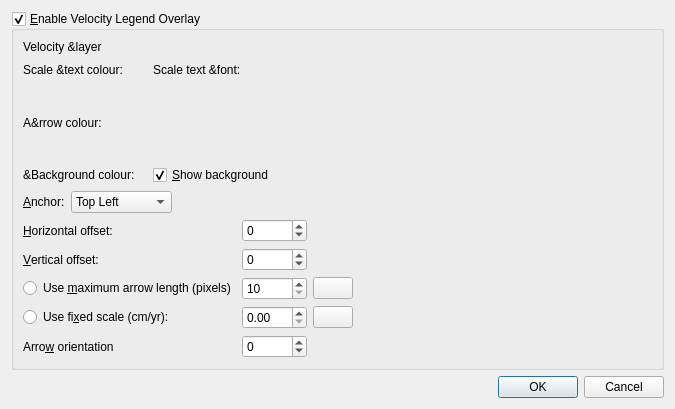
<?xml version="1.0" encoding="UTF-8"?>
<ui version="4.0">
 <class>ConfigureVelocityLegendOverlayDialog</class>
 <widget class="QDialog" name="ConfigureVelocityLegendOverlayDialog">
  <property name="geometry">
   <rect>
    <x>0</x>
    <y>0</y>
    <width>675</width>
    <height>409</height>
   </rect>
  </property>
  <property name="windowTitle">
   <string>Configure Velocity Legend Overlay</string>
  </property>
  <property name="windowIcon">
   <iconset resource="../qt-resources/qt_widgets.qrc">
    <normaloff>:/GPlates-icon-160x160-opaque.png</normaloff>:/GPlates-icon-160x160-opaque.png</iconset>
  </property>
  <property name="modal">
   <bool>true</bool>
  </property>
  <layout class="QVBoxLayout" name="verticalLayout">
   <item>
    <widget class="QGroupBox" name="velocity_legend_overlay_groupbox">
     <property name="title">
      <string>&amp;Enable Velocity Legend Overlay</string>
     </property>
     <property name="checkable">
      <bool>true</bool>
     </property>
     <property name="checked">
      <bool>true</bool>
     </property>
     <layout class="QGridLayout" name="gridLayout_3">
      <item row="1" column="0" colspan="3">
       <layout class="QGridLayout" name="gridLayout">
        <item row="1" column="0">
         <widget class="QLabel" name="label_scale_colour">
          <property name="text">
           <string>Scale &amp;text colour:</string>
          </property>
         </widget>
        </item>
        <item row="1" column="3">
         <layout class="QHBoxLayout" name="horizontalLayout_3">
          <item>
           <widget class="QLabel" name="label_scale_font">
            <property name="text">
             <string>Scale text &amp;font:</string>
            </property>
           </widget>
          </item>
          <item>
           <widget class="QWidget" name="scale_text_font_placeholder_widget" native="true"/>
          </item>
          <item>
           <spacer name="horizontalSpacer_2">
            <property name="orientation">
             <enum>Qt::Horizontal</enum>
            </property>
            <property name="sizeHint" stdset="0">
             <size>
              <width>203</width>
              <height>20</height>
             </size>
            </property>
           </spacer>
          </item>
         </layout>
        </item>
        <item row="4" column="3">
         <widget class="QCheckBox" name="checkbox_show_background">
          <property name="text">
           <string>&amp;Show background</string>
          </property>
          <property name="checked">
           <bool>true</bool>
          </property>
         </widget>
        </item>
        <item row="3" column="2" colspan="2">
         <spacer name="verticalSpacer_2">
          <property name="orientation">
           <enum>Qt::Vertical</enum>
          </property>
          <property name="sizeHint" stdset="0">
           <size>
            <width>338</width>
            <height>13</height>
           </size>
          </property>
         </spacer>
        </item>
        <item row="2" column="0" rowspan="2">
         <widget class="QLabel" name="label_arrow_colour">
          <property name="text">
           <string>A&amp;rrow colour:</string>
          </property>
         </widget>
        </item>
        <item row="1" column="1" colspan="2">
         <widget class="QWidget" name="scale_text_colour_placeholder_widget" native="true"/>
        </item>
        <item row="4" column="0">
         <widget class="QLabel" name="label_background_colour">
          <property name="text">
           <string>&amp;Background colour:</string>
          </property>
         </widget>
        </item>
        <item row="2" column="1" rowspan="2" colspan="2">
         <widget class="QWidget" name="arrow_colour_placeholder_widget" native="true"/>
        </item>
        <item row="4" column="1" colspan="2">
         <widget class="QWidget" name="background_colour_placeholder_widget" native="true"/>
        </item>
        <item row="0" column="0">
         <widget class="QLabel" name="label_velocity_layer">
          <property name="text">
           <string>Velocity &amp;layer</string>
          </property>
         </widget>
        </item>
        <item row="0" column="3">
         <widget class="QWidget" name="widget_combo_placeholder" native="true"/>
        </item>
       </layout>
      </item>
      <item row="2" column="0">
       <widget class="QLabel" name="anchor_label">
        <property name="text">
         <string>&amp;Anchor:</string>
        </property>
        <property name="buddy">
         <cstring>anchor_combobox</cstring>
        </property>
       </widget>
      </item>
      <item row="2" column="1">
       <widget class="QComboBox" name="anchor_combobox">
        <item>
         <property name="text">
          <string>Top Left</string>
         </property>
        </item>
        <item>
         <property name="text">
          <string>Top Right</string>
         </property>
        </item>
        <item>
         <property name="text">
          <string>Bottom Left</string>
         </property>
        </item>
        <item>
         <property name="text">
          <string>Bottom Right</string>
         </property>
        </item>
       </widget>
      </item>
      <item row="2" column="2">
       <spacer name="horizontalSpacer_3">
        <property name="orientation">
         <enum>Qt::Horizontal</enum>
        </property>
        <property name="sizeHint" stdset="0">
         <size>
          <width>164</width>
          <height>20</height>
         </size>
        </property>
       </spacer>
      </item>
      <item row="3" column="0" colspan="3">
       <layout class="QGridLayout" name="gridLayout_2">
        <item row="4" column="2">
         <widget class="QSpinBox" name="spinbox_angle">
          <property name="toolTip">
           <string>Arrow orientation in degrees. Zero degrees is right-pointing horizontal arrow, angle measured clockwise.</string>
          </property>
          <property name="suffix">
           <string/>
          </property>
          <property name="minimum">
           <number>-360</number>
          </property>
          <property name="maximum">
           <number>360</number>
          </property>
         </widget>
        </item>
        <item row="2" column="2">
         <widget class="QSpinBox" name="spinbox_length">
          <property name="minimum">
           <number>10</number>
          </property>
          <property name="maximum">
           <number>1000</number>
          </property>
         </widget>
        </item>
        <item row="3" column="1">
         <widget class="QRadioButton" name="radio_button_scale">
          <property name="text">
           <string>Use fi&amp;xed scale (cm/yr):</string>
          </property>
         </widget>
        </item>
        <item row="1" column="1">
         <widget class="QLabel" name="vertical_offset_label">
          <property name="text">
           <string>&amp;Vertical offset:</string>
          </property>
          <property name="buddy">
           <cstring>vertical_offset_spinbox</cstring>
          </property>
         </widget>
        </item>
        <item row="2" column="1">
         <widget class="QRadioButton" name="radio_button_arrow_length">
          <property name="text">
           <string>Use &amp;maximum arrow length (pixels)</string>
          </property>
         </widget>
        </item>
        <item row="3" column="2">
         <widget class="QDoubleSpinBox" name="spinbox_scale"/>
        </item>
        <item row="2" column="4">
         <spacer name="horizontalSpacer">
          <property name="orientation">
           <enum>Qt::Horizontal</enum>
          </property>
          <property name="sizeHint" stdset="0">
           <size>
            <width>40</width>
            <height>20</height>
           </size>
          </property>
         </spacer>
        </item>
        <item row="1" column="2">
         <widget class="QSpinBox" name="vertical_offset_spinbox">
          <property name="minimum">
           <number>-10000</number>
          </property>
          <property name="maximum">
           <number>10000</number>
          </property>
         </widget>
        </item>
        <item row="0" column="1">
         <widget class="QLabel" name="horizontal_offset_label">
          <property name="text">
           <string>&amp;Horizontal offset:</string>
          </property>
          <property name="buddy">
           <cstring>horizontal_offset_spinbox</cstring>
          </property>
         </widget>
        </item>
        <item row="0" column="2">
         <widget class="QSpinBox" name="horizontal_offset_spinbox">
          <property name="minimum">
           <number>-10000</number>
          </property>
          <property name="maximum">
           <number>10000</number>
          </property>
         </widget>
        </item>
        <item row="4" column="1">
         <widget class="QLabel" name="label">
          <property name="text">
           <string>Arro&amp;w orientation</string>
          </property>
          <property name="buddy">
           <cstring>spinbox_angle</cstring>
          </property>
         </widget>
        </item>
        <item row="3" column="4">
         <spacer name="horizontalSpacer_6">
          <property name="orientation">
           <enum>Qt::Horizontal</enum>
          </property>
          <property name="sizeHint" stdset="0">
           <size>
            <width>40</width>
            <height>20</height>
           </size>
          </property>
         </spacer>
        </item>
        <item row="2" column="3">
         <widget class="QPushButton" name="button_help_maximum_length">
          <property name="sizePolicy">
           <sizepolicy hsizetype="Fixed" vsizetype="Fixed">
            <horstretch>0</horstretch>
            <verstretch>0</verstretch>
           </sizepolicy>
          </property>
          <property name="text">
           <string/>
          </property>
          <property name="icon">
           <iconset resource="../qt-resources/qt_widgets.qrc">
            <normaloff>:/human_help_browser_16.png</normaloff>:/human_help_browser_16.png</iconset>
          </property>
         </widget>
        </item>
        <item row="1" column="3" colspan="2">
         <spacer name="horizontalSpacer_4">
          <property name="orientation">
           <enum>Qt::Horizontal</enum>
          </property>
          <property name="sizeHint" stdset="0">
           <size>
            <width>28</width>
            <height>20</height>
           </size>
          </property>
         </spacer>
        </item>
        <item row="0" column="3" colspan="2">
         <spacer name="horizontalSpacer_5">
          <property name="orientation">
           <enum>Qt::Horizontal</enum>
          </property>
          <property name="sizeHint" stdset="0">
           <size>
            <width>40</width>
            <height>20</height>
           </size>
          </property>
         </spacer>
        </item>
        <item row="3" column="3">
         <widget class="QPushButton" name="button_help_fixed_scale">
          <property name="sizePolicy">
           <sizepolicy hsizetype="Fixed" vsizetype="Fixed">
            <horstretch>0</horstretch>
            <verstretch>0</verstretch>
           </sizepolicy>
          </property>
          <property name="text">
           <string/>
          </property>
          <property name="icon">
           <iconset resource="../qt-resources/qt_widgets.qrc">
            <normaloff>:/human_help_browser_16.png</normaloff>:/human_help_browser_16.png</iconset>
          </property>
         </widget>
        </item>
       </layout>
      </item>
     </layout>
     <zorder>anchor_combobox</zorder>
     <zorder>anchor_label</zorder>
     <zorder></zorder>
    </widget>
   </item>
   <item>
    <widget class="QDialogButtonBox" name="main_buttonbox">
     <property name="standardButtons">
      <set>QDialogButtonBox::Cancel|QDialogButtonBox::Ok</set>
     </property>
    </widget>
   </item>
  </layout>
 </widget>
 <tabstops>
  <tabstop>velocity_legend_overlay_groupbox</tabstop>
  <tabstop>checkbox_show_background</tabstop>
  <tabstop>anchor_combobox</tabstop>
  <tabstop>horizontal_offset_spinbox</tabstop>
  <tabstop>vertical_offset_spinbox</tabstop>
  <tabstop>radio_button_arrow_length</tabstop>
  <tabstop>spinbox_length</tabstop>
  <tabstop>radio_button_scale</tabstop>
  <tabstop>spinbox_scale</tabstop>
  <tabstop>spinbox_angle</tabstop>
 </tabstops>
 <resources>
  <include location="../qt-resources/qt_widgets.qrc"/>
 </resources>
 <connections/>
</ui>
